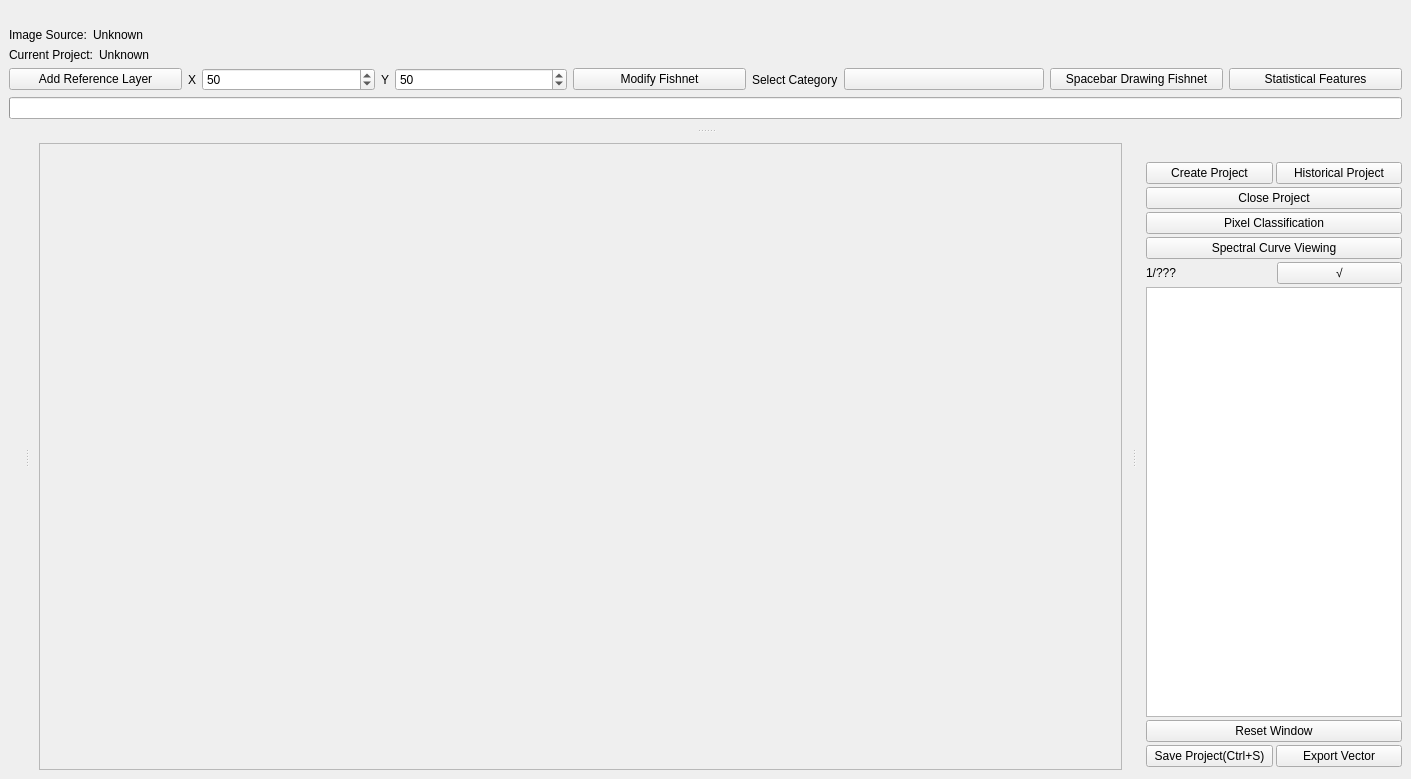
<?xml version="1.0" encoding="UTF-8"?>
<ui version="4.0">
 <class>SegDrawWindow</class>
 <widget class="QMainWindow" name="SegDrawWindow">
  <property name="geometry">
   <rect>
    <x>0</x>
    <y>0</y>
    <width>1411</width>
    <height>779</height>
   </rect>
  </property>
  <property name="windowTitle">
   <string>样本勾画辅助工具</string>
  </property>
  <widget class="QWidget" name="centralwidget">
   <layout class="QHBoxLayout" name="horizontalLayout">
    <item>
     <widget class="QFrame" name="frame">
      <property name="frameShape">
       <enum>QFrame::StyledPanel</enum>
      </property>
      <property name="frameShadow">
       <enum>QFrame::Raised</enum>
      </property>
     </widget>
    </item>
   </layout>
  </widget>
  <widget class="QDockWidget" name="dockWidget">
   <property name="features">
    <set>QDockWidget::DockWidgetMovable</set>
   </property>
   <attribute name="dockWidgetArea">
    <number>2</number>
   </attribute>
   <widget class="QWidget" name="dockWidgetContents">
    <layout class="QVBoxLayout" name="verticalLayout_3">
     <item>
      <layout class="QVBoxLayout" name="verticalLayout" stretch="0,0,0,0,0,0,0,0,0,0,0,0,0,0">
       <property name="spacing">
        <number>3</number>
       </property>
       <property name="sizeConstraint">
        <enum>QLayout::SetFixedSize</enum>
       </property>
       <property name="leftMargin">
        <number>0</number>
       </property>
       <item>
        <layout class="QHBoxLayout" name="horizontalLayout_12"/>
       </item>
       <item>
        <layout class="QHBoxLayout" name="horizontalLayout_5">
         <item>
          <widget class="PushButton" name="createProjectPb">
           <property name="text">
            <string>Create Project</string>
           </property>
           <property name="icon">
            <iconset resource="../yoyirs.qrc">
             <normaloff>:/img/resources/title/t2-singleLabeling.png</normaloff>:/img/resources/title/t2-singleLabeling.png</iconset>
           </property>
          </widget>
         </item>
         <item>
          <widget class="PushButton" name="openProjectPb">
           <property name="text">
            <string>Historical Project</string>
           </property>
           <property name="icon">
            <iconset resource="../yoyirs.qrc">
             <normaloff>:/img/resources/open_project.png</normaloff>:/img/resources/open_project.png</iconset>
           </property>
          </widget>
         </item>
        </layout>
       </item>
       <item>
        <widget class="PushButton" name="closeProjectPb">
         <property name="text">
          <string>Close Project</string>
         </property>
        </widget>
       </item>
       <item>
        <widget class="PrimaryPushButton" name="pixelClsfyPb">
         <property name="text">
          <string>Pixel Classification</string>
         </property>
        </widget>
       </item>
       <item>
        <widget class="PrimaryPushButton" name="openSpectralCurvePb">
         <property name="text">
          <string>Spectral Curve Viewing</string>
         </property>
        </widget>
       </item>
       <item>
        <layout class="QHBoxLayout" name="hl_qwer"/>
       </item>
       <item>
        <layout class="QHBoxLayout" name="hl_asdf"/>
       </item>
       <item>
        <layout class="QHBoxLayout" name="hl_zxcv"/>
       </item>
       <item>
        <layout class="QHBoxLayout" name="hl_f1234"/>
       </item>
       <item>
        <layout class="QGridLayout" name="gridLayout_2">
         <property name="horizontalSpacing">
          <number>6</number>
         </property>
         <item row="0" column="5">
          <widget class="PillPushButton" name="commitMagicPB">
           <property name="toolTip">
            <string>commitMagic(Space)</string>
           </property>
           <property name="text">
            <string>√</string>
           </property>
           <property name="shortcut">
            <string>Space</string>
           </property>
           <property name="checkable">
            <bool>false</bool>
           </property>
          </widget>
         </item>
         <item row="0" column="0">
          <widget class="BodyLabel" name="processLabel">
           <property name="text">
            <string>1/???</string>
           </property>
          </widget>
         </item>
        </layout>
       </item>
       <item>
        <widget class="ListView" name="listView"/>
       </item>
       <item>
        <widget class="PushButton" name="reSizeExtent">
         <property name="text">
          <string>Reset Window</string>
         </property>
        </widget>
       </item>
       <item>
        <layout class="QHBoxLayout" name="horizontalLayout_Color_2">
         <item>
          <widget class="PushButton" name="saveWorkPb">
           <property name="text">
            <string>Save Project(Ctrl+S)</string>
           </property>
           <property name="shortcut">
            <string>Ctrl+S</string>
           </property>
          </widget>
         </item>
         <item>
          <widget class="PushButton" name="exportShpPb">
           <property name="text">
            <string>Export Vector</string>
           </property>
          </widget>
         </item>
        </layout>
       </item>
       <item>
        <widget class="QSplitter" name="splitter">
         <property name="orientation">
          <enum>Qt::Horizontal</enum>
         </property>
        </widget>
       </item>
      </layout>
     </item>
    </layout>
   </widget>
  </widget>
  <widget class="QDockWidget" name="dockWidgetTop">
   <property name="features">
    <set>QDockWidget::NoDockWidgetFeatures</set>
   </property>
   <property name="allowedAreas">
    <set>Qt::TopDockWidgetArea</set>
   </property>
   <attribute name="dockWidgetArea">
    <number>4</number>
   </attribute>
   <widget class="QWidget" name="dockWidgetContents_2">
    <layout class="QVBoxLayout" name="verticalLayout_2">
     <item>
      <layout class="QHBoxLayout" name="horizontalLayout_Color_4">
       <item>
        <widget class="BodyLabel" name="BodyLabel_3">
         <property name="sizePolicy">
          <sizepolicy hsizetype="Fixed" vsizetype="Preferred">
           <horstretch>0</horstretch>
           <verstretch>0</verstretch>
          </sizepolicy>
         </property>
         <property name="text">
          <string>Image Source:</string>
         </property>
        </widget>
       </item>
       <item>
        <widget class="BodyLabel" name="tifPathLabel">
         <property name="text">
          <string>Unknown</string>
         </property>
         <property name="pixelFontSize" stdset="0">
          <number>12</number>
         </property>
        </widget>
       </item>
      </layout>
     </item>
     <item>
      <layout class="QHBoxLayout" name="horizontalLayout_Color_3">
       <item>
        <widget class="BodyLabel" name="BodyLabel">
         <property name="sizePolicy">
          <sizepolicy hsizetype="Fixed" vsizetype="Preferred">
           <horstretch>0</horstretch>
           <verstretch>0</verstretch>
          </sizepolicy>
         </property>
         <property name="text">
          <string>Current Project:</string>
         </property>
        </widget>
       </item>
       <item>
        <widget class="BodyLabel" name="projectLabel">
         <property name="text">
          <string>Unknown</string>
         </property>
         <property name="pixelFontSize" stdset="0">
          <number>12</number>
         </property>
        </widget>
       </item>
      </layout>
     </item>
     <item>
      <layout class="QHBoxLayout" name="horizontalLayout_Color_5">
       <item>
        <widget class="PushButton" name="addGuideLayer">
         <property name="text">
          <string>Add Reference Layer</string>
         </property>
        </widget>
       </item>
       <item>
        <widget class="BodyLabel" name="xLabel">
         <property name="sizePolicy">
          <sizepolicy hsizetype="Fixed" vsizetype="Preferred">
           <horstretch>0</horstretch>
           <verstretch>0</verstretch>
          </sizepolicy>
         </property>
         <property name="text">
          <string>X</string>
         </property>
        </widget>
       </item>
       <item>
        <widget class="SpinBox" name="xSpinBox">
         <property name="minimum">
          <number>5</number>
         </property>
         <property name="maximum">
          <number>1000</number>
         </property>
         <property name="value">
          <number>50</number>
         </property>
        </widget>
       </item>
       <item>
        <widget class="BodyLabel" name="yLabel">
         <property name="sizePolicy">
          <sizepolicy hsizetype="Fixed" vsizetype="Preferred">
           <horstretch>0</horstretch>
           <verstretch>0</verstretch>
          </sizepolicy>
         </property>
         <property name="text">
          <string>Y</string>
         </property>
        </widget>
       </item>
       <item>
        <widget class="SpinBox" name="ySpinBox">
         <property name="minimum">
          <number>5</number>
         </property>
         <property name="maximum">
          <number>1000</number>
         </property>
         <property name="value">
          <number>50</number>
         </property>
        </widget>
       </item>
       <item>
        <widget class="PushButton" name="changeFishNet">
         <property name="text">
          <string>Modify Fishnet</string>
         </property>
        </widget>
       </item>
       <item>
        <widget class="BodyLabel" name="BodyLabel_4">
         <property name="sizePolicy">
          <sizepolicy hsizetype="Fixed" vsizetype="Preferred">
           <horstretch>0</horstretch>
           <verstretch>0</verstretch>
          </sizepolicy>
         </property>
         <property name="text">
          <string>Select Category</string>
         </property>
        </widget>
       </item>
       <item>
        <widget class="ComboBox" name="selectTypeComboBox">
         <property name="minimumSize">
          <size>
           <width>200</width>
           <height>0</height>
          </size>
         </property>
        </widget>
       </item>
       <item>
        <widget class="PillPushButton" name="createExtentPb">
         <property name="text">
          <string>Spacebar Drawing Fishnet</string>
         </property>
        </widget>
       </item>
       <item>
        <widget class="PushButton" name="checkFeatureCountPb">
         <property name="text">
          <string>Statistical Features</string>
         </property>
        </widget>
       </item>
      </layout>
     </item>
     <item>
      <widget class="ProgressBar" name="ProgressBar"/>
     </item>
    </layout>
   </widget>
  </widget>
  <widget class="QDockWidget" name="dockWidget_left">
   <property name="features">
    <set>QDockWidget::DockWidgetMovable</set>
   </property>
   <attribute name="dockWidgetArea">
    <number>1</number>
   </attribute>
   <widget class="QWidget" name="dockWidgetContentsLeft"/>
  </widget>
 </widget>
 <customwidgets>
  <customwidget>
   <class>ComboBox</class>
   <extends>QPushButton</extends>
   <header>qfluentwidgets</header>
  </customwidget>
  <customwidget>
   <class>PushButton</class>
   <extends>QPushButton</extends>
   <header>qfluentwidgets</header>
  </customwidget>
  <customwidget>
   <class>PrimaryPushButton</class>
   <extends>PushButton</extends>
   <header>qfluentwidgets</header>
  </customwidget>
  <customwidget>
   <class>PillPushButton</class>
   <extends>ToggleButton</extends>
   <header>qfluentwidgets</header>
  </customwidget>
  <customwidget>
   <class>ToggleButton</class>
   <extends>PushButton</extends>
   <header>qfluentwidgets</header>
  </customwidget>
  <customwidget>
   <class>BodyLabel</class>
   <extends>QLabel</extends>
   <header>qfluentwidgets</header>
  </customwidget>
  <customwidget>
   <class>ProgressBar</class>
   <extends>QProgressBar</extends>
   <header>qfluentwidgets</header>
  </customwidget>
  <customwidget>
   <class>SpinBox</class>
   <extends>QSpinBox</extends>
   <header>qfluentwidgets</header>
  </customwidget>
  <customwidget>
   <class>ListView</class>
   <extends>QListView</extends>
   <header>qfluentwidgets</header>
  </customwidget>
 </customwidgets>
 <resources>
  <include location="../yoyirs.qrc"/>
 </resources>
 <connections/>
</ui>
